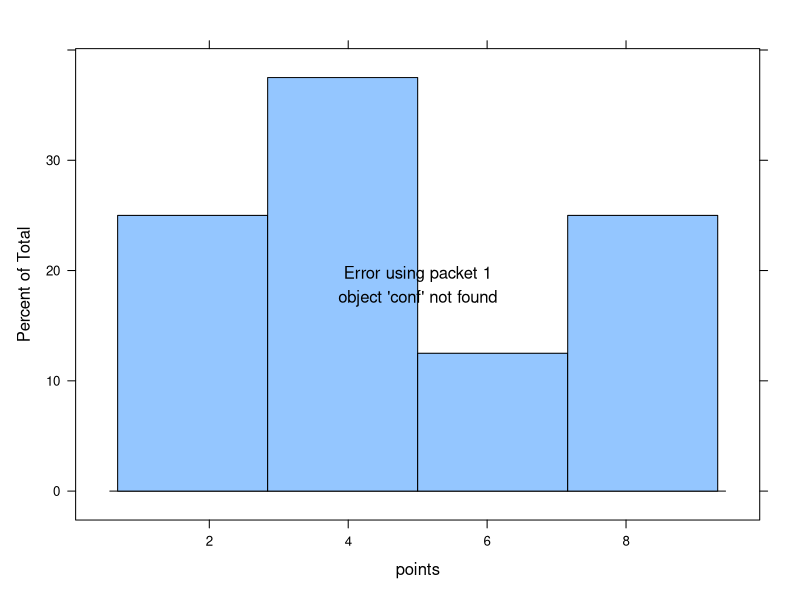
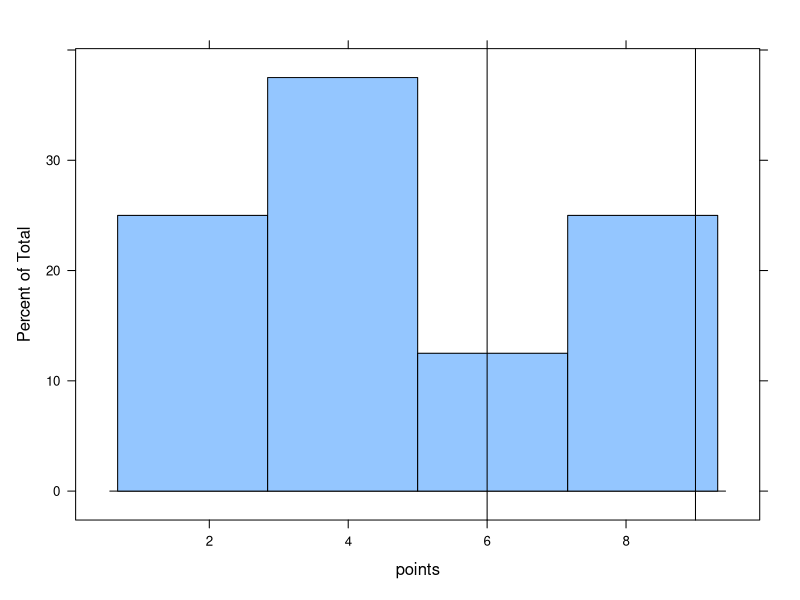
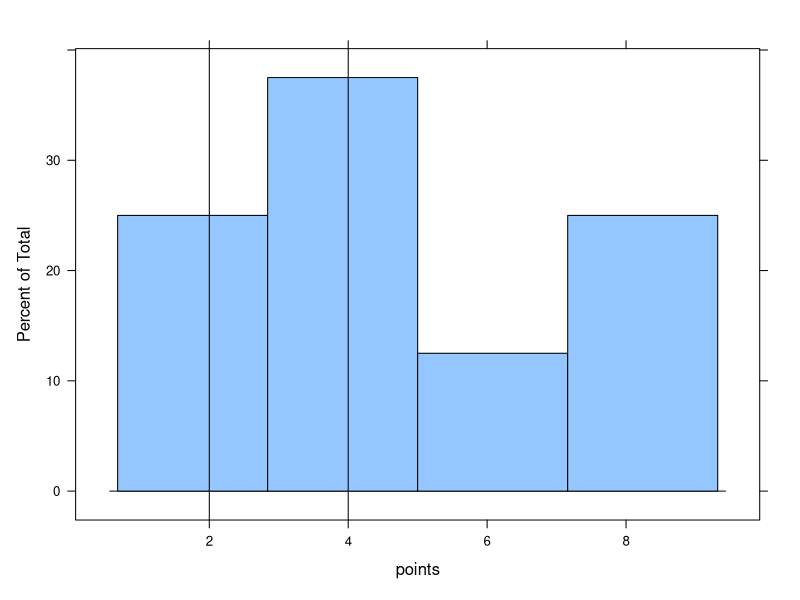

Write R code to recreate these figures, in order.
require(lattice)
require(latticeExtra)

#below is the original functin which does not work
graphing <- function(points, conf){
  cat("conf=", conf, "\n")
  a <- histogram(~points)
  b <- layer(panel.abline(v=conf))
  c <- a + b
  return(c)
}
graphing(points=c(1,2,3,4,5,7,8,9), conf=c(2,4))

#however, the function does work if there is a main call from the environment
graphing <- function(points, conf){
  cat("conf=", conf, "\n")
  a <- histogram(~points)
  b <- layer(panel.abline(v=conf))
  c <- layer(panel.abline(v=c(6,9)))
  d <- a + c
  return(d)
}
graphing(points=c(1,2,3,4,5,7,8,9), conf=c(2,4))


#finally, the functino works if it accesses a globabl variable called realconf
realconf <<- c(2,4)
graphing <- function(points, conf){
  cat("conf=", conf, "\n")
  a <- histogram(~points)
  b <- layer(panel.abline(v=realconf))
  c <- a + b
  return(c)
}
graphing(points=c(1,2,3,4,5,7,8,9), conf=c(2,4))
